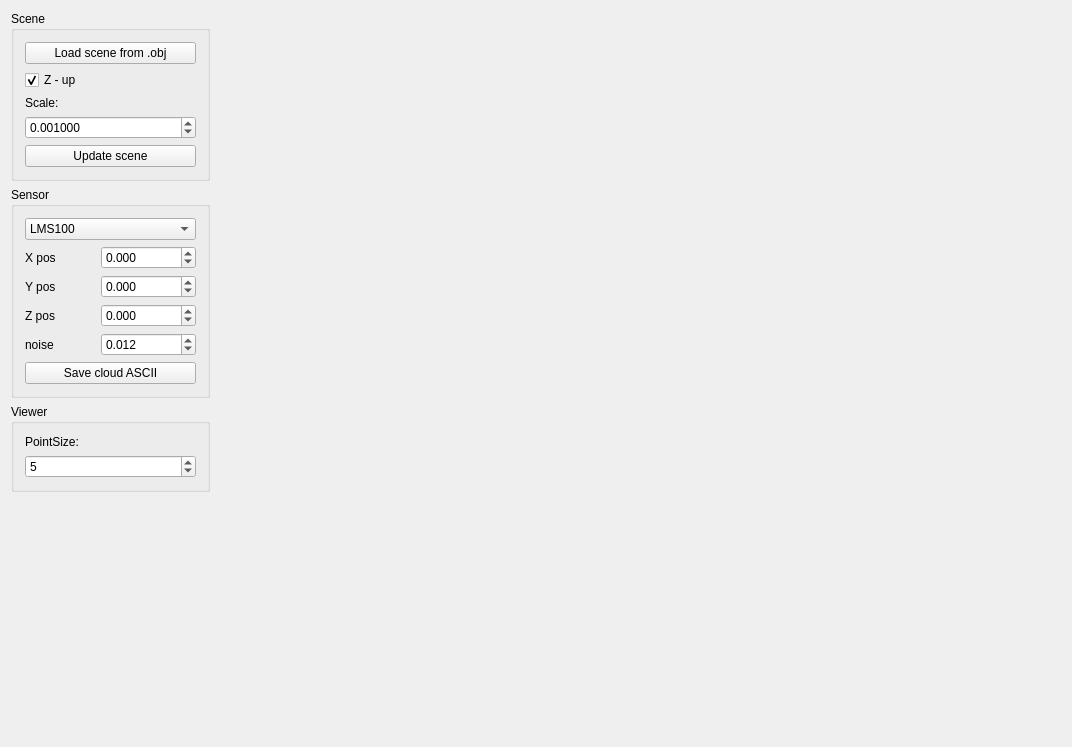
<?xml version="1.0" encoding="UTF-8"?>
<ui version="4.0">
 <class>SensorSimRTexampleClass</class>
 <widget class="QMainWindow" name="SensorSimRTexampleClass">
  <property name="geometry">
   <rect>
    <x>0</x>
    <y>0</y>
    <width>1072</width>
    <height>747</height>
   </rect>
  </property>
  <property name="windowTitle">
   <string>SensorSimRT GUI example</string>
  </property>
  <widget class="QWidget" name="centralWidget">
   <layout class="QGridLayout" name="gridLayout">
    <item row="0" column="1">
     <widget class="qglWidget" name="widget" native="true">
      <property name="sizePolicy">
       <sizepolicy hsizetype="Expanding" vsizetype="Expanding">
        <horstretch>0</horstretch>
        <verstretch>0</verstretch>
       </sizepolicy>
      </property>
     </widget>
    </item>
    <item row="0" column="0">
     <layout class="QVBoxLayout" name="verticalLayout">
      <item>
       <widget class="QGroupBox" name="groupBox">
        <property name="title">
         <string>Scene</string>
        </property>
        <layout class="QVBoxLayout" name="verticalLayout_2">
         <item>
          <widget class="QPushButton" name="pushButton_2">
           <property name="text">
            <string>Load scene from .obj</string>
           </property>
          </widget>
         </item>
         <item>
          <widget class="QCheckBox" name="checkBox">
           <property name="text">
            <string>Z - up</string>
           </property>
           <property name="checked">
            <bool>true</bool>
           </property>
          </widget>
         </item>
         <item>
          <widget class="QLabel" name="label_6">
           <property name="text">
            <string>Scale:</string>
           </property>
          </widget>
         </item>
         <item>
          <widget class="QDoubleSpinBox" name="doubleSpinBox_5">
           <property name="decimals">
            <number>6</number>
           </property>
           <property name="minimum">
            <double>0.000001000000000</double>
           </property>
           <property name="maximum">
            <double>999999999.000000000000000</double>
           </property>
           <property name="value">
            <double>0.001000000000000</double>
           </property>
          </widget>
         </item>
         <item>
          <widget class="QPushButton" name="pushButton_3">
           <property name="text">
            <string>Update scene</string>
           </property>
          </widget>
         </item>
        </layout>
       </widget>
      </item>
      <item>
       <widget class="QGroupBox" name="groupBox_2">
        <property name="title">
         <string>Sensor</string>
        </property>
        <layout class="QVBoxLayout" name="verticalLayout_3">
         <item>
          <widget class="QComboBox" name="comboBox">
           <item>
            <property name="text">
             <string>LMS100</string>
            </property>
           </item>
           <item>
            <property name="text">
             <string>Kinect 1</string>
            </property>
           </item>
           <item>
            <property name="text">
             <string>Kinect 2</string>
            </property>
           </item>
           <item>
            <property name="text">
             <string>Velodyne HDL-64E</string>
            </property>
           </item>
           <item>
            <property name="text">
             <string>Velodyne HDL-32E</string>
            </property>
           </item>
           <item>
            <property name="text">
             <string>Velodyne VPL-16</string>
            </property>
           </item>
           <item>
            <property name="text">
             <string>Mandala 3D Unit LMS100</string>
            </property>
           </item>
           <item>
            <property name="text">
             <string>ZF 5010</string>
            </property>
           </item>
          </widget>
         </item>
         <item>
          <layout class="QGridLayout" name="gridLayout_2">
           <item row="2" column="2">
            <widget class="QDoubleSpinBox" name="doubleSpinBox_2">
             <property name="decimals">
              <number>3</number>
             </property>
             <property name="minimum">
              <double>-999999999.000000000000000</double>
             </property>
             <property name="maximum">
              <double>999999999.000000000000000</double>
             </property>
             <property name="singleStep">
              <double>0.100000000000000</double>
             </property>
            </widget>
           </item>
           <item row="2" column="1">
            <widget class="QLabel" name="label_2">
             <property name="text">
              <string>Y pos</string>
             </property>
            </widget>
           </item>
           <item row="1" column="1">
            <widget class="QLabel" name="label">
             <property name="text">
              <string>X pos</string>
             </property>
            </widget>
           </item>
           <item row="3" column="1">
            <widget class="QLabel" name="label_3">
             <property name="text">
              <string>Z pos</string>
             </property>
            </widget>
           </item>
           <item row="3" column="2">
            <widget class="QDoubleSpinBox" name="doubleSpinBox_3">
             <property name="decimals">
              <number>3</number>
             </property>
             <property name="minimum">
              <double>-999999999.000000000000000</double>
             </property>
             <property name="maximum">
              <double>999999999.000000000000000</double>
             </property>
             <property name="singleStep">
              <double>0.100000000000000</double>
             </property>
            </widget>
           </item>
           <item row="4" column="2">
            <widget class="QDoubleSpinBox" name="doubleSpinBox_4">
             <property name="decimals">
              <number>3</number>
             </property>
             <property name="maximum">
              <double>1.000000000000000</double>
             </property>
             <property name="singleStep">
              <double>0.010000000000000</double>
             </property>
             <property name="value">
              <double>0.012000000000000</double>
             </property>
            </widget>
           </item>
           <item row="4" column="1">
            <widget class="QLabel" name="label_5">
             <property name="text">
              <string>noise</string>
             </property>
            </widget>
           </item>
           <item row="1" column="2">
            <widget class="QDoubleSpinBox" name="doubleSpinBox">
             <property name="decimals">
              <number>3</number>
             </property>
             <property name="minimum">
              <double>-999999999.000000000000000</double>
             </property>
             <property name="maximum">
              <double>999999999.000000000000000</double>
             </property>
             <property name="singleStep">
              <double>0.100000000000000</double>
             </property>
            </widget>
           </item>
          </layout>
         </item>
         <item>
          <widget class="QPushButton" name="pushButton">
           <property name="text">
            <string>Save cloud ASCII</string>
           </property>
          </widget>
         </item>
        </layout>
       </widget>
      </item>
      <item>
       <widget class="QGroupBox" name="groupBox_3">
        <property name="title">
         <string>Viewer</string>
        </property>
        <layout class="QVBoxLayout" name="verticalLayout_4">
         <item>
          <widget class="QLabel" name="label_4">
           <property name="text">
            <string>PointSize:</string>
           </property>
          </widget>
         </item>
         <item>
          <widget class="QSpinBox" name="spinBox_4">
           <property name="minimum">
            <number>1</number>
           </property>
           <property name="maximum">
            <number>100</number>
           </property>
           <property name="value">
            <number>5</number>
           </property>
          </widget>
         </item>
        </layout>
       </widget>
      </item>
      <item>
       <spacer name="verticalSpacer">
        <property name="orientation">
         <enum>Qt::Vertical</enum>
        </property>
        <property name="sizeHint" stdset="0">
         <size>
          <width>20</width>
          <height>40</height>
         </size>
        </property>
       </spacer>
      </item>
     </layout>
    </item>
   </layout>
  </widget>
 </widget>
 <layoutdefault spacing="6" margin="11"/>
 <customwidgets>
  <customwidget>
   <class>qglWidget</class>
   <extends>QWidget</extends>
   <header>qglwidget.h</header>
   <container>1</container>
   <slots>
    <slot>slotPointSize(int)</slot>
    <slot>slotPosX(double)</slot>
    <slot>slotPosY(double)</slot>
    <slot>slotPosZ(double)</slot>
    <slot>slotNoise(double)</slot>
    <slot>slotSaveCloudASCII()</slot>
    <slot>slotLoadObj()</slot>
    <slot>slotZup(bool)</slot>
    <slot>slotScale(double)</slot>
    <slot>slotUpdateScene()</slot>
    <slot>slotSensor(QString)</slot>
   </slots>
  </customwidget>
 </customwidgets>
 <resources>
  <include location="SensorSimRTexample.qrc"/>
 </resources>
 <connections>
  <connection>
   <sender>spinBox_4</sender>
   <signal>valueChanged(int)</signal>
   <receiver>widget</receiver>
   <slot>slotPointSize(int)</slot>
   <hints>
    <hint type="sourcelabel">
     <x>158</x>
     <y>424</y>
    </hint>
    <hint type="destinationlabel">
     <x>343</x>
     <y>363</y>
    </hint>
   </hints>
  </connection>
  <connection>
   <sender>doubleSpinBox</sender>
   <signal>valueChanged(double)</signal>
   <receiver>widget</receiver>
   <slot>slotPosX(double)</slot>
   <hints>
    <hint type="sourcelabel">
     <x>157</x>
     <y>238</y>
    </hint>
    <hint type="destinationlabel">
     <x>206</x>
     <y>175</y>
    </hint>
   </hints>
  </connection>
  <connection>
   <sender>doubleSpinBox_2</sender>
   <signal>valueChanged(double)</signal>
   <receiver>widget</receiver>
   <slot>slotPosY(double)</slot>
   <hints>
    <hint type="sourcelabel">
     <x>157</x>
     <y>264</y>
    </hint>
    <hint type="destinationlabel">
     <x>189</x>
     <y>203</y>
    </hint>
   </hints>
  </connection>
  <connection>
   <sender>doubleSpinBox_3</sender>
   <signal>valueChanged(double)</signal>
   <receiver>widget</receiver>
   <slot>slotPosZ(double)</slot>
   <hints>
    <hint type="sourcelabel">
     <x>157</x>
     <y>290</y>
    </hint>
    <hint type="destinationlabel">
     <x>201</x>
     <y>224</y>
    </hint>
   </hints>
  </connection>
  <connection>
   <sender>doubleSpinBox_4</sender>
   <signal>valueChanged(double)</signal>
   <receiver>widget</receiver>
   <slot>slotNoise(double)</slot>
   <hints>
    <hint type="sourcelabel">
     <x>157</x>
     <y>316</y>
    </hint>
    <hint type="destinationlabel">
     <x>214</x>
     <y>252</y>
    </hint>
   </hints>
  </connection>
  <connection>
   <sender>pushButton</sender>
   <signal>clicked()</signal>
   <receiver>widget</receiver>
   <slot>slotSaveCloudASCII()</slot>
   <hints>
    <hint type="sourcelabel">
     <x>158</x>
     <y>346</y>
    </hint>
    <hint type="destinationlabel">
     <x>240</x>
     <y>286</y>
    </hint>
   </hints>
  </connection>
  <connection>
   <sender>pushButton_2</sender>
   <signal>clicked()</signal>
   <receiver>widget</receiver>
   <slot>slotLoadObj()</slot>
   <hints>
    <hint type="sourcelabel">
     <x>130</x>
     <y>47</y>
    </hint>
    <hint type="destinationlabel">
     <x>199</x>
     <y>47</y>
    </hint>
   </hints>
  </connection>
  <connection>
   <sender>checkBox</sender>
   <signal>clicked(bool)</signal>
   <receiver>widget</receiver>
   <slot>slotZup(bool)</slot>
   <hints>
    <hint type="sourcelabel">
     <x>62</x>
     <y>65</y>
    </hint>
    <hint type="destinationlabel">
     <x>241</x>
     <y>70</y>
    </hint>
   </hints>
  </connection>
  <connection>
   <sender>doubleSpinBox_5</sender>
   <signal>valueChanged(double)</signal>
   <receiver>widget</receiver>
   <slot>slotScale(double)</slot>
   <hints>
    <hint type="sourcelabel">
     <x>150</x>
     <y>112</y>
    </hint>
    <hint type="destinationlabel">
     <x>197</x>
     <y>113</y>
    </hint>
   </hints>
  </connection>
  <connection>
   <sender>pushButton_3</sender>
   <signal>clicked()</signal>
   <receiver>widget</receiver>
   <slot>slotUpdateScene()</slot>
   <hints>
    <hint type="sourcelabel">
     <x>140</x>
     <y>142</y>
    </hint>
    <hint type="destinationlabel">
     <x>230</x>
     <y>141</y>
    </hint>
   </hints>
  </connection>
  <connection>
   <sender>comboBox</sender>
   <signal>currentIndexChanged(QString)</signal>
   <receiver>widget</receiver>
   <slot>slotSensor(QString)</slot>
   <hints>
    <hint type="sourcelabel">
     <x>144</x>
     <y>204</y>
    </hint>
    <hint type="destinationlabel">
     <x>259</x>
     <y>204</y>
    </hint>
   </hints>
  </connection>
 </connections>
</ui>
